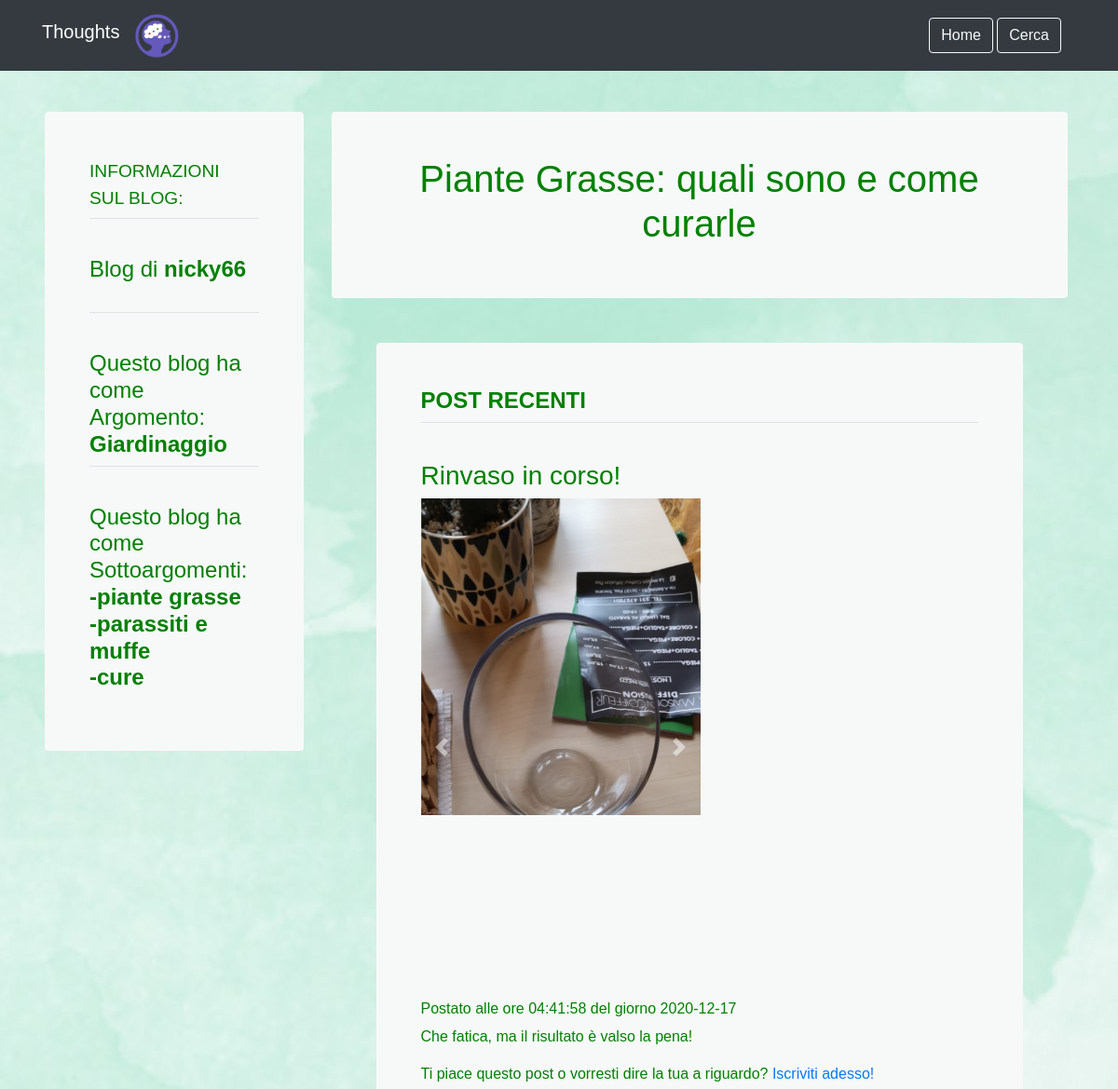
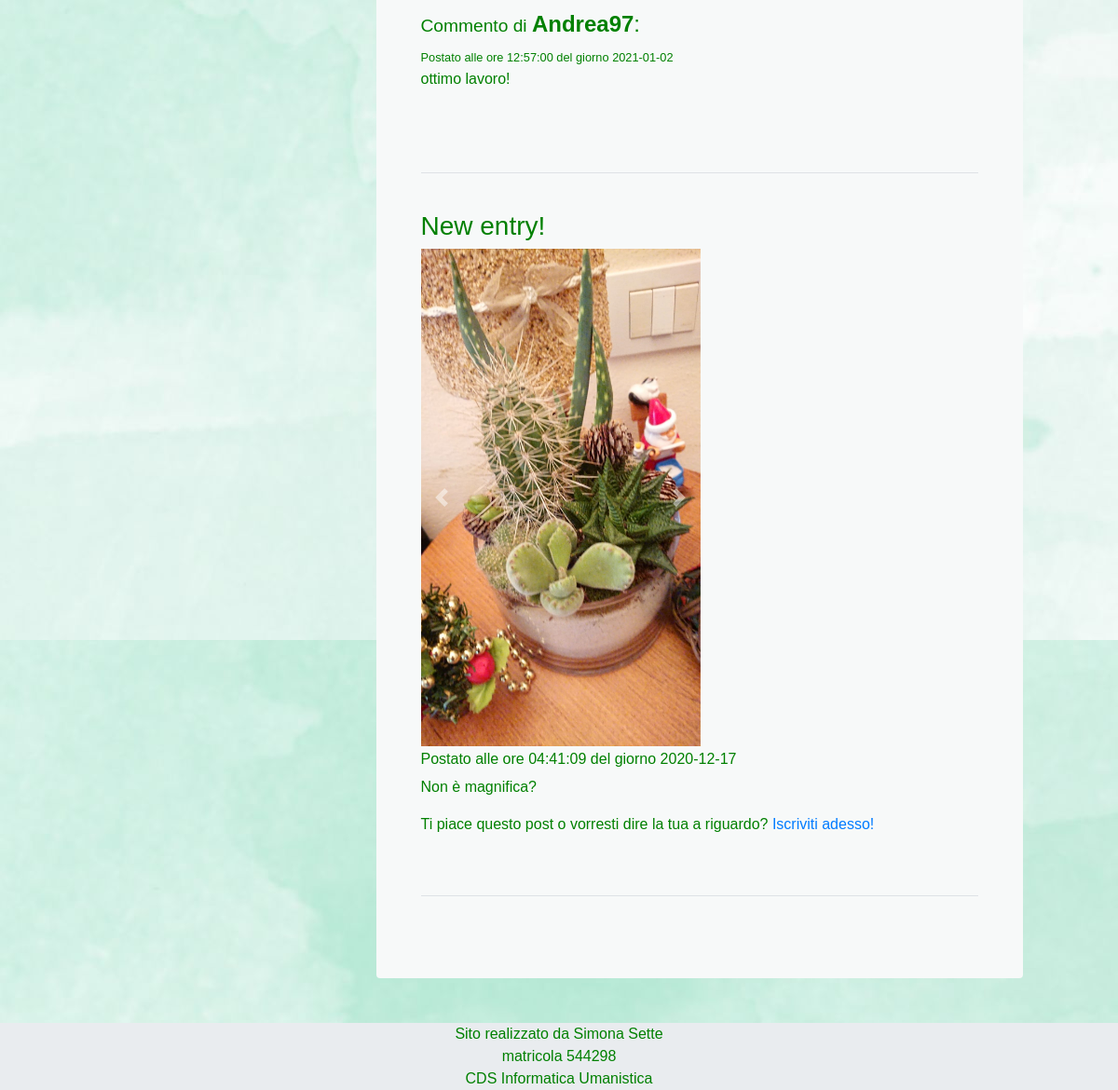
The page /ChosenBlog.php?idB=77 on the database its author committed (2 pictures, top to bottom).
### tables this page shows
CREATE TABLE `registrato` (
  `IdU` int(11) NOT NULL,
  `Nome` varchar(30) NOT NULL,
  `Cognome` varchar(20) NOT NULL,
  `Eta` int(11) NOT NULL,
  `Email` varchar(30) NOT NULL,
  `Password` varchar(255) NOT NULL,
  `Sesso` tinyint(1) NOT NULL,
  `Tel` varchar(10) NOT NULL,
  `DocuIde` varchar(20) NOT NULL,
  `Nickn` varchar(10) NOT NULL
);

CREATE TABLE `tema` (
  `IdT` int(11) NOT NULL,
  `Argomento` varchar(100) NOT NULL
);

CREATE TABLE `argblog` (
  `IdT` int(11) NOT NULL,
  `IdSt` int(11) DEFAULT NULL,
  `IdB` int(11) NOT NULL
);

CREATE TABLE `sottotema` (
  `IdSt` int(11) NOT NULL,
  `sottoargomento` varchar(50) NOT NULL,
  `IdTema` int(11) NOT NULL
);

CREATE TABLE `blog` (
  `IdB` int(11) NOT NULL,
  `Titolo` varchar(100) NOT NULL,
  `IdU` int(11) NOT NULL,
  `IdSf` int(11) NOT NULL,
  `IdFo` int(11) NOT NULL,
  `IdUcollab` int(11) DEFAULT NULL,
  `Ereditato` varchar(2) DEFAULT NULL
);

CREATE TABLE `post` (
  `IdP` int(11) NOT NULL,
  `TitoloP` varchar(50) NOT NULL,
  `TestoP` varchar(2000) NOT NULL,
  `DataP` date NOT NULL,
  `OraP` time NOT NULL,
  `IdB` int(11) NOT NULL
);

CREATE TABLE `img` (
  `IdI` int(11) NOT NULL,
  `File_Img` varchar(500) NOT NULL,
  `Idp` int(11) NOT NULL
);

CREATE TABLE `commenti` (
  `IdC` int(11) NOT NULL,
  `IdU` int(11) NOT NULL,
  `TestoC` varchar(1000) NOT NULL,
  `DataC` date NOT NULL,
  `OraC` time NOT NULL,
  `Idp` int(11) NOT NULL
);

### Page.php (called while the page is built, shortened)
<?php
include 'views/header.php';
include "$body";
include 'views/footer.php';

### views/ChosenBlogView.php (the view, shortened to what this page needs)
<?php
global $conn;
$IdB = $_GET["idB"];
$take_idb = $conn->query("SELECT IdB FROM blog WHERE IdB=$IdB ");
$idbexist = $take_idb-> num_rows;
if ($idbexist!=0){
    $take_blog = $conn->prepare("SELECT * FROM blog WHERE IdB= ?");
    $take_blog->bind_param('i',$IdB);
    $take_blog->execute();
    $result_blog = $take_blog->get_result();
    $blog = $result_blog->fetch_assoc();
    $own = $conn->prepare("SELECT Nickn FROM registrato WHERE IdU= ?");
    $own->bind_param('i',$blog['IdU']);
    $own->execute();
    $result_own = $own->get_result();
    $own = $result_own->fetch_assoc();
    $take_idarg = $conn->prepare("SELECT IdT FROM argblog WHERE IdB= ?");
    $take_idarg->bind_param('i',$IdB);
    $take_idarg->execute();
    $result_idarg = $take_idarg->get_result();
    $IdT = $result_idarg->fetch_assoc();
    $take_arg = $conn->prepare("SELECT  `Argomento` FROM `tema` WHERE IdT=?");
    $take_arg->bind_param('i',$IdT['IdT']);
    $take_arg->execute();
    $result_arg = $take_arg->get_result();
    $Arg = $result_arg->fetch_assoc();
    $take_idsott = $conn->prepare("SELECT IdSt FROM argblog WHERE IdB= ?");
    $take_idsott->bind_param('i',$IdB);
    $take_idsott->execute();
    $result_idsott = $take_idsott->get_result();
    $take_posts = $conn->prepare("SELECT * FROM `post` WHERE IdB=? ORDER BY DataP DESC, OraP DESC");
    $take_posts->bind_param('i',$IdB);
    $take_posts->execute();
    $result_post = $take_posts->get_result();
    $countpost = $result_post-> num_rows;
}
else header("location: index.php");
?>
<body class="main-color generic_font">
  <div id="page-container">
    <div id="content-wrap">
      <header class="pb-5">
        <nav class="navbar navbar-expand-sm bg-dark navbar-dark fixed-top">
          <div class="container d-flex justify-content-between">
            <h1 class="navbar-brand">Thoughts</h1>
            <a class="navbar-brand">
              <img src="immagini/logo.png" class="rounded-circle" alt="Logo" style="width:50px;">
            </a>
            <ul class="navbar-nav ml-auto">
              <li class="nav-item">
                <?php
                if(isset($_SESSION['OK']) && !empty($_SESSION['OK'] )){
                ?>
                  <button type="button" class="btn btn-outline-light  mr-3" onClick="window.location = 'Profile.php'">Torna al Profilo</a></button>
                  <button type="button" class="btn btn-outline-light  mr-3" onClick="window.location = 'Home.php'">Home</a></button>
                  <button type="button" class="btn btn-outline-light  mr-3" onClick="window.location = 'Cerca.php'">Cerca</a></button>
                  <button type="button" class="btn btn-outline-light" onClick="window.location = 'logout.php'">Logout</a></button>
                <?php
                }
                else {
                ?>
                  <button type="button" class="btn btn-outline-light" onClick="window.location = 'Home.php'">Home</a></button>
                  <button type="button" class="btn btn-outline-light  mr-3" onClick="window.location = 'Cerca.php'">Cerca</a></button>
                <?php
                }
                ?>
              </li>
            </ul>
          </div>
        </nav>
      </header>
      <div class="row content mt-5">
        <div class="col-sm-3 ml-5 mt-4 sidenav ">
          <div class="pt-8 p-5 bg font-color rounded box-shadow">
            <h4><small>INFORMAZIONI SUL BLOG:</small></h4>
            <p class="media-body border-bottom border-gray"></p></br>
            <h4 class="title-color"> Blog di <b><?php echo $own['Nickn']?></b>
            </h4></br>
            <p class="media-body border-bottom border-gray"></p></br>
            <h4>Questo blog ha come Argomento:</br><b><?php echo $Arg['Argomento']?></b></h4>
            <p class="media-body border-bottom border-gray"></p></br>
            <h4>Questo blog ha come Sottoargomenti:</br><p><b>
              <?php
              while ($row = $result_idsott->fetch_assoc()) {
                $IdSt = $row;
                if ($IdSt['IdSt']!=null){
                    $take_sottarg = $conn->prepare("SELECT  `sottoargomento` FROM `sottotema` WHERE `IdSt`=?");
                    $take_sottarg->bind_param('i',$IdSt['IdSt']);
                    $take_sottarg->execute();
                    $result_sottarg = $take_sottarg->get_result();
                    $sottarg = $result_sottarg->fetch_assoc();
                    echo "-".$sottarg['sottoargomento'];
                }
                else{
                ?>
                  Questo blog non ha sottoargomenti
                  <?php
                }
              }
              ?>
            </b></p></h4>
          </div></br>
        </div>
        <div class="col-sm-8">
          <div class="pt-8 p-5 mt-4 mb-5 bg font-color rounded box-shadow">
            <h1 class="text-center"><?php echo $blog['Titolo']?></h1>
          </div>
          <div class="pt-8 p-5 mt-5 ml-5 mr-5 bg font-color rounded box-shadow">
            <h4><b>POST RECENTI</b></h4>
              <p class="media-body border-bottom border-gray"></p></br>
              <?php
              if ($countpost==0){
              ?>
                <p>Questo blog non contiene ancora nessun post.</p>
              <?php
              }
              else{
                while ($row = $result_post->fetch_assoc()){
                  $Post = $row;
                    ?>
                  <h3><?php echo $Post['TitoloP']?></h3>
                  <div id="carouselExampleIndicators" class="carousel slide" data-ride="carousel" style="width:300px;">
                    <div class="carousel-inner">
                    <?php
                      $take_img = $conn->query("SELECT `File_Img` FROM `img` WHERE `Idp`=".$Post['IdP']);
                      $cont = 0;
                      while ($Img = $take_img->fetch_assoc()) {
                        $active = $cont == 0 ? "active" : "";
                        $cont++;
                        ?>
                        <div class="carousel-item <?php echo $active ?>">
                          <img class="d-block w-100" src="<?php echo $Img["File_Img"] ?>" alt="First slide">
                        </div>
                        <?php
                      }
                      ?>
                    </div>
                    <a class="carousel-control-prev" href="#carouselExampleIndicators" role="button" data-slide="prev">
                      <span class="carousel-control-prev-icon" aria-hidden="true"></span>
                    </a>
                    <a class="carousel-control-next" href="#carouselExampleIndicators" role="button" data-slide="next">
                      <span class="carousel-control-next-icon" aria-hidden="true"></span>
                    </a>
                  </div>
                  <h5><span class="glyphicon glyphicon-time"></span><small>Postato alle ore <?php echo $Post['OraP']?> del giorno <?php echo $Post['DataP']?></small></h5>
                  <p><?php echo $Post['TestoP']?></p>
                  <?php
                    if(isset($_SESSION['OK']) && !empty($_SESSION['OK'])){
                        $IdPs=$Post["IdP"];
                        $take_like= $conn->query("SELECT * FROM apprezza WHERE IdU=$IdUsess AND IdP=$IdPs");
                        $existlike = $take_like-> num_rows;
                        if ($existlike==0){
                          ?>
                          <img class="like" alt="like" src="immagini/notlike.png" style="width:40px;cursor:pointer;" value="<?php echo $Post["IdP"] ?>"/>
                          <img class="dislike" hidden alt="dislike" src="immagini/like.png" style="width:40px;cursor:pointer;" value="<?php echo $Post["IdP"] ?>"/>
                          <?php
                        }
                        else {
                          ?>
                          <img class="dislike" alt="dislike" src="immagini/like.png" style="width:40px;cursor:pointer;" value="<?php echo $Post["IdP"] ?>"/>
                          <img class="like" hidden alt="like" src="immagini/notlike.png" style="width:40px;cursor:pointer;" value="<?php echo $Post["IdP"] ?>"/>
                          <?php
                        }
                        ?>
                        <form class="makecomment" value="<?php echo $Post['IdP']?>" method="post" action="ChosenBlog.php">
                          <h5>Lascia un Commento:</h5>
                          <div class="form-group">
                            <textarea class="CommentoInser" class="form-control" rows="3" placeholder="inserisci commento"></textarea>
                          </div>
                          <button type="submit" class="btn btn-success">Commenta</button>
                        </form></br>
                        <?php
                    }
                    else{
                    ?>
                      <p>Ti piace questo post o vorresti dire la tua a riguardo? <a href="SignUp.php">Iscriviti adesso!</a></p>
                    <?php
                    }
                  ?>
                  <div class="row">
                    <div class="col-sm-10">
                      <?php
                        $take_comm = $conn->prepare("SELECT `IdC`,`IdU`,`TestoC`, `DataC`, `OraC` FROM `commenti` WHERE Idp=?");
                        $take_comm->bind_param('i',$Post['IdP']);
                        $take_comm->execute();
                        $res_comm = $take_comm->get_result();
                        while ($row = $res_comm->fetch_assoc()) {
                            $comm = $row;
                            $take_autore = $conn->prepare("SELECT `Nickn` FROM `registrato` WHERE IdU=?");
                            $take_autore->bind_param('i',$comm['IdU']);
                            $take_autore->execute();
                            $res_autore = $take_autore->get_result();
                            $autore = $res_autore->fetch_assoc();
                              ?>
                            <h4><small>Commento di </small> <b><?php echo $autore['Nickn']?></b>:</h4>
                            <small>Postato alle ore <?php echo $comm['OraC']?> del giorno <?php echo $comm['DataC']?></small>
                            <p><medium><?php echo $comm['TestoC']?></medium></p></br>
                            <?php
                        }
                      ?>
                    </div>
                  </div>
                  <p class="media-body mt-5 border-bottom border-gray"></p></br>
                  <?php
                }
              }
              ?>
          </div>
        </div>
      </div>

### asset/css/generic.css (style rules this page uses)
.generic_font { font-family: 'Trebuchet MS', sans-serif; }
#page-container { position: relative; min-height: 100vh; }
#content-wrap { padding-bottom: 2.5rem; }

### asset/css/SfVerde.css (style rules this page uses)
.main-color { background-image: url("../../immagini/sfondi/Verde.jpg"); }

### asset/css/FVerde.css (style rules this page uses)
.font-color { color: green; }
.bg { background: #F7F9F9; }

### rows shown on the page
registrato: Nickn "nicky66"
tema: Argomento "Giardinaggio"
argblog: IdSt.sottoargomento "piante grasse"
argblog: IdSt.sottoargomento "parassiti e muffe"
argblog: IdSt.sottoargomento "cure"
blog: Titolo "Piante Grasse: quali sono e come curarle"
post: TitoloP "Rinvaso in corso!", OraP "04:41:58", DataP "2020-12-17", TestoP "Che fatica, ma il risultato è valso la pena!"
img: File_Img (picture)
commenti: IdU.Nickn "Andrea97", OraC "12:57:00", DataC "2021-01-02", TestoC "ottimo lavoro!"
post: TitoloP "New entry!", OraP "04:41:09", DataP "2020-12-17", TestoP "Non è magnifica?"
img: File_Img (picture)
